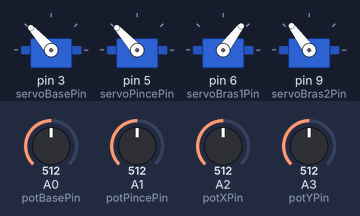
A sketch run on a simulated Arduino Uno, built with avr-gcc and run on an emulated ATmega328P. On the bench: 4 × servo. Inputs (shaded band) come from the test bench; at power-on: A0 (potBasePin) = 512, A1 (potPincePin) = 512, A3 (potYPin) = 512, A2 (potXPin) = 512.

Above: at 1.2 s.
1.3 s: A0 (potBasePin) set to 716
At 2.4 s:
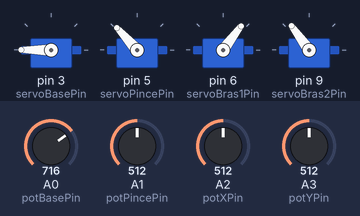
2.8 s: A1 (potPincePin) set to 716
At 3.6 s:
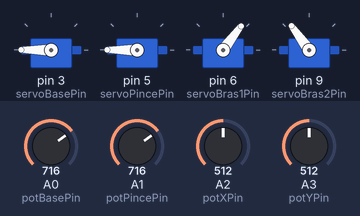
4.3 s: A3 (potYPin) set to 551
5.8 s: A3 (potYPin) set to 571
At 7.0 s:
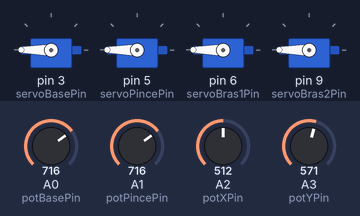
7.3 s: A0 (potBasePin) set to 306
At 8.0 s:
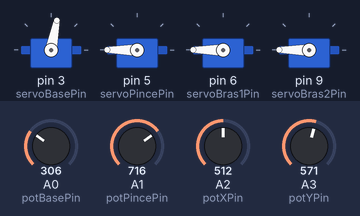
8.8 s: A1 (potPincePin) set to 306
At 9.2 s:
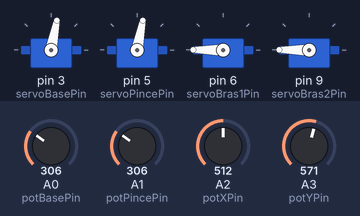
Timing chart, 0 to 11.3 s (numbered marks = the images above; inputs shaded):
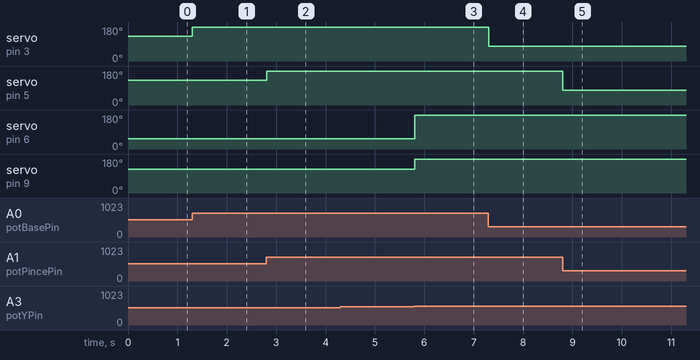

The sketch:

codefinal__a_ne_pas_modifier_.ino
```cpp
#include <Servo.h>

Servo servoBase, servoPince, servoBras1, servoBras2;

const int potBasePin = A0;
const int potPincePin = A1;
const int potXPin = A2;
const int potYPin = A3;

const int servoBasePin = 3;
const int servoPincePin = 5;
const int servoBras1Pin = 6;
const int servoBras2Pin = 9;

const float X_MIN = 8.0;
const float X_MAX = 22.5;
const float Y_MIN = -10.0;
const float Y_MAX = 10.0;

float lastX = -999, lastY = -999;
float alpha = 0, beta = 0;

void calculateAlphaBeta(float x, float y, float &alpha, float &beta) {
    float d4 = atan2(x, y) - asin(sqrt(x*x + y*y) / 25.0);
    float e4 = atan2(x, y) + asin(sqrt(x*x + y*y) / 25.0);
    alpha = degrees(d4) + (y > 0 ? 180.0 : 0);
    beta = degrees(e4) + (y > 0 ? 180.0 : 0);
}

void setup() {
    servoBase.attach(servoBasePin);
    servoPince.attach(servoPincePin);
    servoBras1.attach(servoBras1Pin);
    servoBras2.attach(servoBras2Pin);
}

void loop() {
    // Lecture des potentiomètres
    int potBaseVal = analogRead(potBasePin);
    int potPinceVal = analogRead(potPincePin);
    int potXVal = analogRead(potXPin);
    int potYVal = analogRead(potYPin);


  int x = map(potXVal, 0, 1023, X_MIN * 10, X_MAX * 10) / 10.0;
  int y = map(potYVal, 0, 1023, Y_MIN * 10, Y_MAX * 10) / 10.0;


    if (x != lastX || y != lastY) {
        calculateAlphaBeta(x, y, alpha, beta);
        lastX = x;
        lastY = y;
    }


    int servoBras1Pos = constrain(alpha, 0, 265);
    int servoBras2Pos = constrain(beta, 0, 265);


    servoBase.write(map(potBaseVal, 0, 1023, 0, 265));
    servoPince.write(map(potPinceVal, 0, 1023, 0, 265));
    servoBras1.write(servoBras1Pos);
    servoBras2.write(servoBras2Pos);

    delay(10);
}
```

Measured:
- the behaviour switches between 562 and 563 on A3 (potYPin) (found by bisection; images 2 and 3)
- after the input at 1.3 s, servo on pin 3 (servoBasePin): 132° → 180° at once
- after the input at 2.8 s, servo on pin 5 (servoPincePin): 132° → 180° at once
- after the input at 4.3 s, every drawn part: stays the same
- after the input at 5.8 s, servo on pin 6 (servoBras1Pin): 53° → 180° at once; servo on pin 9 (servoBras2Pin): 126° → 180° at once
- after the input at 7.3 s, servo on pin 3 (servoBasePin): 180° → 79° at once
- after the input at 8.8 s, servo on pin 5 (servoPincePin): 180° → 79° at once
